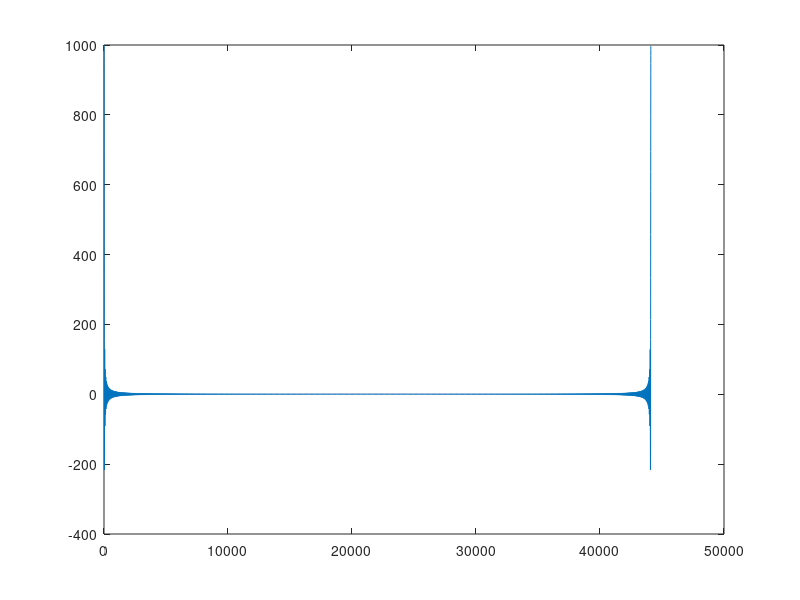

Recreate this plot in MATLAB.
Fs = 44100; % sampling rate
L =  44100; % sample length
N = 1000; % passband edge
f = zeros(L,1);
for i=1:N
f(i) = L ; end
yt = ifft(f); % inverse FFT
plot(real(yt));
sound(real(yt), Fs);
